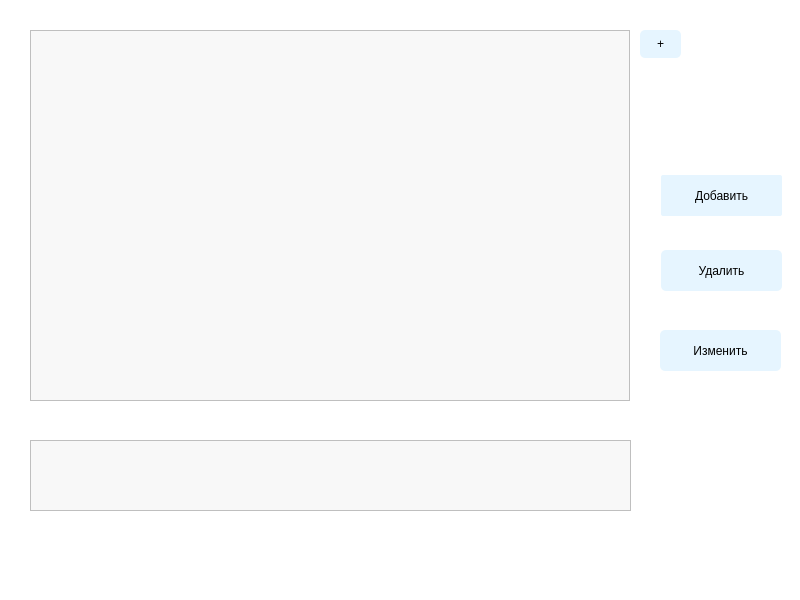
<?xml version="1.0" encoding="UTF-8"?>
<ui version="4.0">
 <class>MainWindow</class>
 <widget class="QMainWindow" name="MainWindow">
  <property name="geometry">
   <rect>
    <x>0</x>
    <y>0</y>
    <width>800</width>
    <height>600</height>
   </rect>
  </property>
  <property name="minimumSize">
   <size>
    <width>800</width>
    <height>600</height>
   </size>
  </property>
  <property name="maximumSize">
   <size>
    <width>800</width>
    <height>600</height>
   </size>
  </property>
  <property name="windowTitle">
   <string>MainWindow</string>
  </property>
  <property name="styleSheet">
   <string notr="true">background-color:rgb(255, 255, 255);
font: 9pt &quot;Yu Gothic UI&quot;;</string>
  </property>
  <widget class="QWidget" name="centralwidget">
   <widget class="QTableWidget" name="tableWidget">
    <property name="geometry">
     <rect>
      <x>30</x>
      <y>30</y>
      <width>600</width>
      <height>371</height>
     </rect>
    </property>
    <property name="styleSheet">
     <string notr="true">background-color:rgb(248, 248, 248)</string>
    </property>
   </widget>
   <widget class="QTableWidget" name="tableWidget_2">
    <property name="geometry">
     <rect>
      <x>30</x>
      <y>440</y>
      <width>601</width>
      <height>71</height>
     </rect>
    </property>
    <property name="styleSheet">
     <string notr="true">background-color:rgb(248, 248, 248)</string>
    </property>
   </widget>
   <widget class="QPushButton" name="pushButton_4">
    <property name="geometry">
     <rect>
      <x>640</x>
      <y>30</y>
      <width>41</width>
      <height>28</height>
     </rect>
    </property>
    <property name="styleSheet">
     <string notr="true">background-color:rgb(230, 245, 255);
border-radius:5%;
color:rgb(0, 0, 0);</string>
    </property>
    <property name="text">
     <string>+</string>
    </property>
   </widget>
   <widget class="QPushButton" name="pushButton_2">
    <property name="geometry">
     <rect>
      <x>660</x>
      <y>330</y>
      <width>121</width>
      <height>41</height>
     </rect>
    </property>
    <property name="styleSheet">
     <string notr="true">background-color:rgb(230, 245, 255);
border-radius:5%;
color:rgb(0, 0, 0);</string>
    </property>
    <property name="text">
     <string>Изменить</string>
    </property>
   </widget>
   <widget class="QPushButton" name="pushButton">
    <property name="geometry">
     <rect>
      <x>661</x>
      <y>175</y>
      <width>121</width>
      <height>41</height>
     </rect>
    </property>
    <property name="styleSheet">
     <string notr="true">background-color:rgb(230, 245, 255);
border-radius:2%;
color:rgb(0, 0, 0);</string>
    </property>
    <property name="text">
     <string>Добавить</string>
    </property>
   </widget>
   <widget class="QPushButton" name="pushButton_3">
    <property name="geometry">
     <rect>
      <x>661</x>
      <y>250</y>
      <width>121</width>
      <height>41</height>
     </rect>
    </property>
    <property name="styleSheet">
     <string notr="true">background-color:rgb(230, 245, 255);
border-radius:5%;
color:rgb(0, 0, 0);</string>
    </property>
    <property name="text">
     <string>Удалить</string>
    </property>
   </widget>
  </widget>
  <widget class="QMenuBar" name="menubar">
   <property name="geometry">
    <rect>
     <x>0</x>
     <y>0</y>
     <width>800</width>
     <height>26</height>
    </rect>
   </property>
  </widget>
  <widget class="QStatusBar" name="statusbar"/>
 </widget>
 <resources/>
 <connections/>
</ui>
